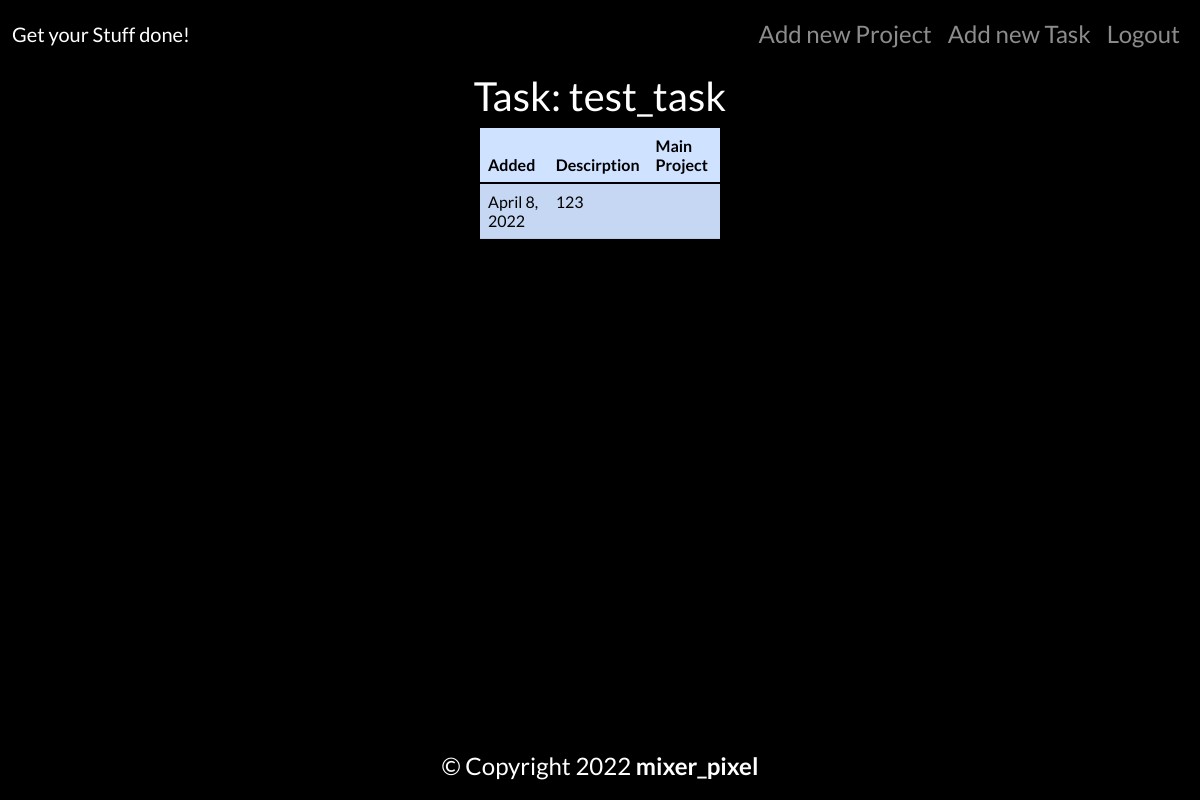
The app's page /tasklist/1 (signed in) with its own data.
### tasklist/models.py (models this page shows, shortened)
class Task(models.Model):
    title = models.CharField(max_length=100)
    main_project = models.CharField(max_length=100)
    added_date = models.DateField(default = datetime.date.today)
    description = models.CharField(max_length=100)
    STATUS = (
        ('in pipeline', ('in pipeline')),
        ('done', ('done'))
    )
    status = models.CharField(max_length=20, choices=STATUS, default = 'in pipeline')
    added_by = models.CharField(max_length=100)
    PRIO = (
        ('low', ('low')),
        ('regular', ('regular')),
        ('high', ('high')),
    )
    prio = models.CharField(max_length=20, choices=PRIO, default = 'low')
    proceed_till = models.DateField(default = datetime.date.today)

### tasklist/views.py (the view)
# urls.py: path('<int:id>', views.detail, name='detailproj'),
@login_required
def detail(request, id):
    task = get_object_or_404(Task, pk = id)
    return render(request, "tasklist/detail.html", {"task":task})

### tasklist/templates/tasklist/detail.html (shortened to what this page needs)
{% extends "base.html" %}
{% block content %}
<h1>Task: {{task.title}}</h1>
<table id="projecttasks" class="table table-striped table-hover table-primary">
        <thead>
              <tr>
                  <th>Added</th>
                  <th>Descirption</th>
                  <th>Main Project</th>
              </tr>
        </thead>
        <tbody>
            <tr>
                <td>{{task.added_date}}</td>
                <td>{{task.description}}</td>
                <td><a href="{% url 'detailproj' task.main_project.id  %}">{{task.main_project}}</a></td>
            </tr>
        </tbody>
</table>
{% endblock %}

### website/static/website/styles.css (style rules this page uses)
body { font-family:lato; background-color:black; text-align:center; font-size: x-large; color:white; }
#projecttasks { width: 20%; margin-left:40%; }

### records on screen
Task: title "test_task", added_date "April 8, 2022", description "123"
